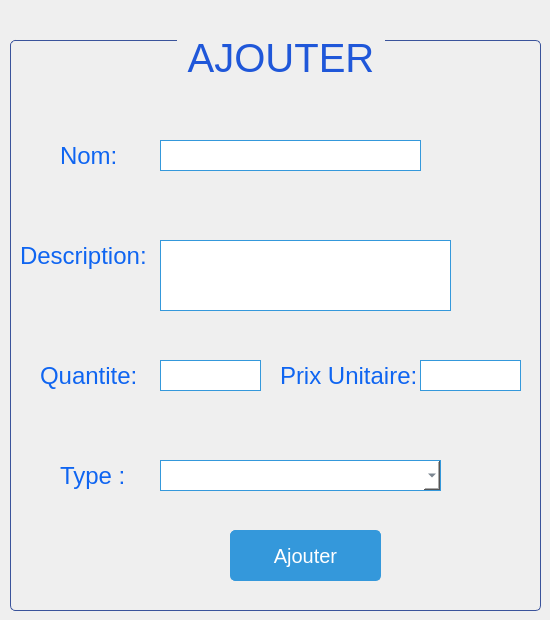
              <widget class="QWidget" name="page_53">
               <widget class="QGroupBox" name="groupBox_42">
                <property name="geometry">
                 <rect>
                  <x>10</x>
                  <y>30</y>
                  <width>531</width>
                  <height>581</height>
                 </rect>
                </property>
                <property name="styleSheet">
                 <string notr="true">QGroupBox {
    border: 1px solid #3a539b; /* Darker blue */
    border-radius: 5px;
    margin-top: 10px;
	font-size:40px;
}

QGroupBox::title {
    subcontrol-origin: margin;
    subcontrol-position: top center;
    padding: 5px;
color: #1F57D9;
    font-weight: bold;
}

QLabel {
    color: #0F65F1; /* Medium blue */
    font-size: 24px; /* Larger font size */
    font-family: &quot;Candara&quot;, sans-serif; /* Different font family */
}

QComboBox {
    background-color: #ffffff; /* Light white background */
    border: 1px solid #3498db; /* Medium blue */
    padding: 5px;
    color: #2c3e50; /* Dark gray text */
    selection-background-color: #3498db; /* Medium blue */
}

QLineEdit {
    background-color: #ffffff; /* Light white background */
    border: 1px solid #3498db; /* Medium blue */
    padding: 5px;
    color: #2c3e50; /* Dark gray text */
}

QDateEdit {
    background-color: #ffffff; /* Light white background */
    border: 1px solid #3498db; /* Medium blue */
    padding: 5px;
    color: #2c3e50; /* Dark gray text */
}

QPushButton {
    background-color: #3498db; /* Medium blue */
    color: #ffffff; /* White text */
    border: 1px solid #3498db; /* Medium blue */
    padding: 12px 24px; /* Larger padding */
    border-radius: 5px;
    font-family: &quot;Cambria&quot;, serif; /* Different font family */
    font-size: 20px; /* Larger font size */
}

QPushButton:hover {
    background-color: #2980b9; /* Darker hover color */
    border: 1px solid #2980b9; /* Darker hover color */
}
</string>
                </property>
                <property name="title">
                 <string>AJOUTER</string>
                </property>
                <widget class="QLineEdit" name="lineEdit_109">
                 <property name="geometry">
                  <rect>
                   <x>150</x>
                   <y>110</y>
                   <width>261</width>
                   <height>31</height>
                  </rect>
                 </property>
                </widget>
                <widget class="QLabel" name="label_247">
                 <property name="geometry">
                  <rect>
                   <x>50</x>
                   <y>110</y>
                   <width>71</width>
                   <height>31</height>
                  </rect>
                 </property>
                 <property name="styleSheet">
                  <string notr="true"/>
                 </property>
                 <property name="text">
                  <string>Nom:</string>
                 </property>
                </widget>
                <widget class="QLineEdit" name="lineEdit_110">
                 <property name="geometry">
                  <rect>
                   <x>150</x>
                   <y>210</y>
                   <width>291</width>
                   <height>71</height>
                  </rect>
                 </property>
                </widget>
                <widget class="QLabel" name="label_248">
                 <property name="geometry">
                  <rect>
                   <x>10</x>
                   <y>210</y>
                   <width>141</width>
                   <height>31</height>
                  </rect>
                 </property>
                 <property name="text">
                  <string>Description:</string>
                 </property>
                </widget>
                <widget class="QLineEdit" name="lineEdit_111">
                 <property name="geometry">
                  <rect>
                   <x>410</x>
                   <y>330</y>
                   <width>101</width>
                   <height>31</height>
                  </rect>
                 </property>
                </widget>
                <widget class="QLabel" name="label_249">
                 <property name="geometry">
                  <rect>
                   <x>270</x>
                   <y>330</y>
                   <width>141</width>
                   <height>31</height>
                  </rect>
                 </property>
                 <property name="text">
                  <string>Prix Unitaire:</string>
                 </property>
                </widget>
                <widget class="QComboBox" name="comboBox_76">
                 <property name="geometry">
                  <rect>
                   <x>150</x>
                   <y>430</y>
                   <width>281</width>
                   <height>31</height>
                  </rect>
                 </property>
                </widget>
                <widget class="QLabel" name="label_250">
                 <property name="geometry">
                  <rect>
                   <x>50</x>
                   <y>430</y>
                   <width>81</width>
                   <height>31</height>
                  </rect>
                 </property>
                 <property name="text">
                  <string>Type :</string>
                 </property>
                </widget>
                <widget class="QLabel" name="label_251">
                 <property name="geometry">
                  <rect>
                   <x>30</x>
                   <y>330</y>
                   <width>101</width>
                   <height>31</height>
                  </rect>
                 </property>
                 <property name="text">
                  <string>Quantite:</string>
                 </property>
                </widget>
                <widget class="QLineEdit" name="lineEdit_112">
                 <property name="geometry">
                  <rect>
                   <x>150</x>
                   <y>330</y>
                   <width>101</width>
                   <height>31</height>
                  </rect>
                 </property>
                </widget>
                <widget class="QPushButton" name="pushButton_34">
                 <property name="geometry">
                  <rect>
                   <x>220</x>
                   <y>500</y>
                   <width>151</width>
                   <height>51</height>
                  </rect>
                 </property>
                 <property name="text">
                  <string>Ajouter</string>
                 </property>
                </widget>
               </widget>
              </widget>
